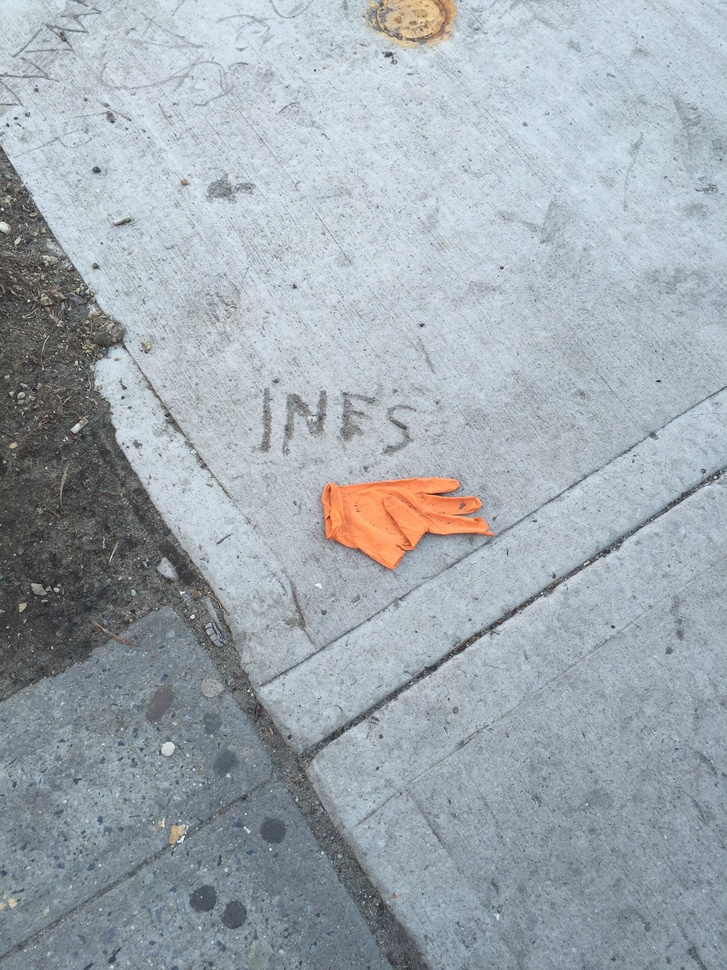
#> input picture Project3/im_sidewalk.jpg, 727 x 970 px, shrunk from 2448 x 3264 before the run
$ python michelle.py   (Python 2 division)
#> lines starting #> are read from the running program, lines starting #| are printed output that depends on the picture
from PIL import Image
from PIL import ImageFilter
from PIL import ImageEnhance
from math import floor

im = Image.open("im_sidewalk.jpg")
#> im is the input picture: PIL image 727x970 RGB; mean R, G, B 160.6, 168.9, 175.8
px = im.load()

for x in range(0,im.width):
    for y in range(0,im.height):
        # Retriev the Red, Green and Blue value of the pixel
        R = px[ floor(x/15), y ][0]
        G = px[ floor(x/10)*10, y ][1]
        B = px[ x, y ][2]

		# Do something amazing here to change R G and B!
	if G < 110:
		R = 200
		G = 180
		B = 145

	else:
		R = 10
		G = R
		B = 0


		# Now we use our new R G B values to update the pixel.
        px[x,y] = ( R, G, B )

im.show()
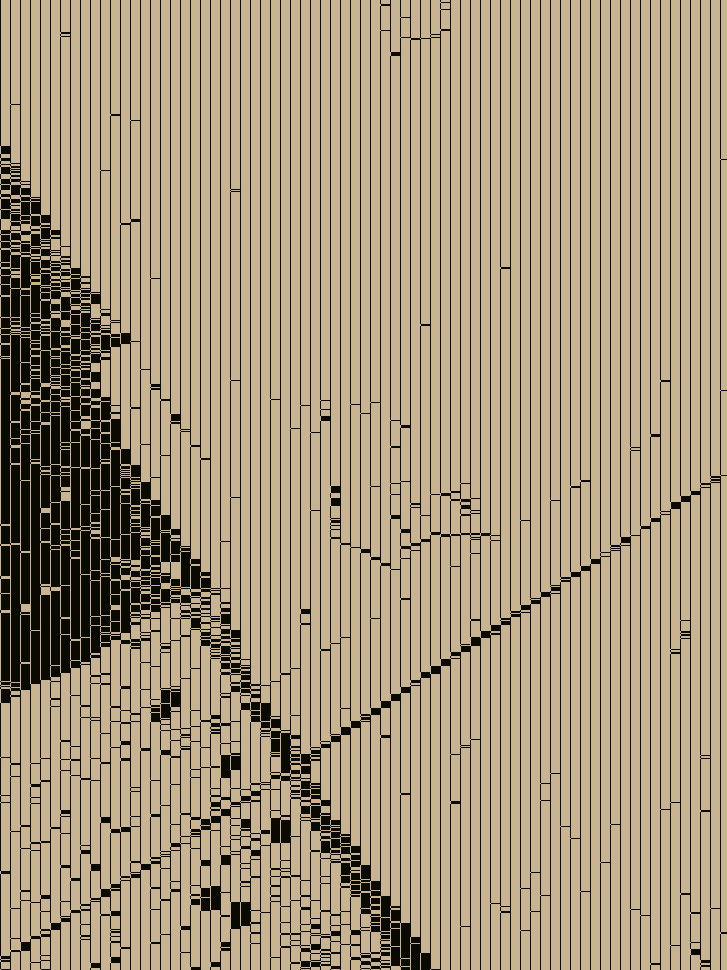
#> shown: PIL image 727x970 RGB; mean R, G, B 164.9, 148.6, 118.2

$ run again, with Project3/im_pancake.jpg copied over Project3/im_sidewalk.jpg
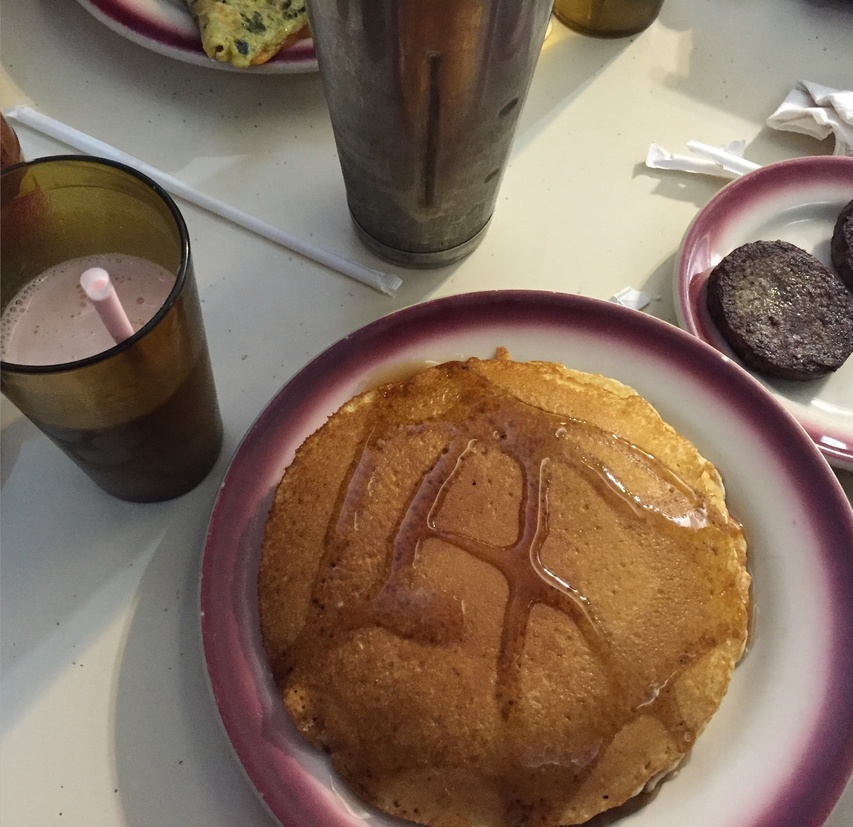
#> input picture Project3/im_pancake.jpg, 853 x 827 px, shrunk from 2524 x 2448 before the run
#> im is the input picture: PIL image 853x827 RGB; mean R, G, B 130.6, 108.5, 91.5
#> `im.show()`:
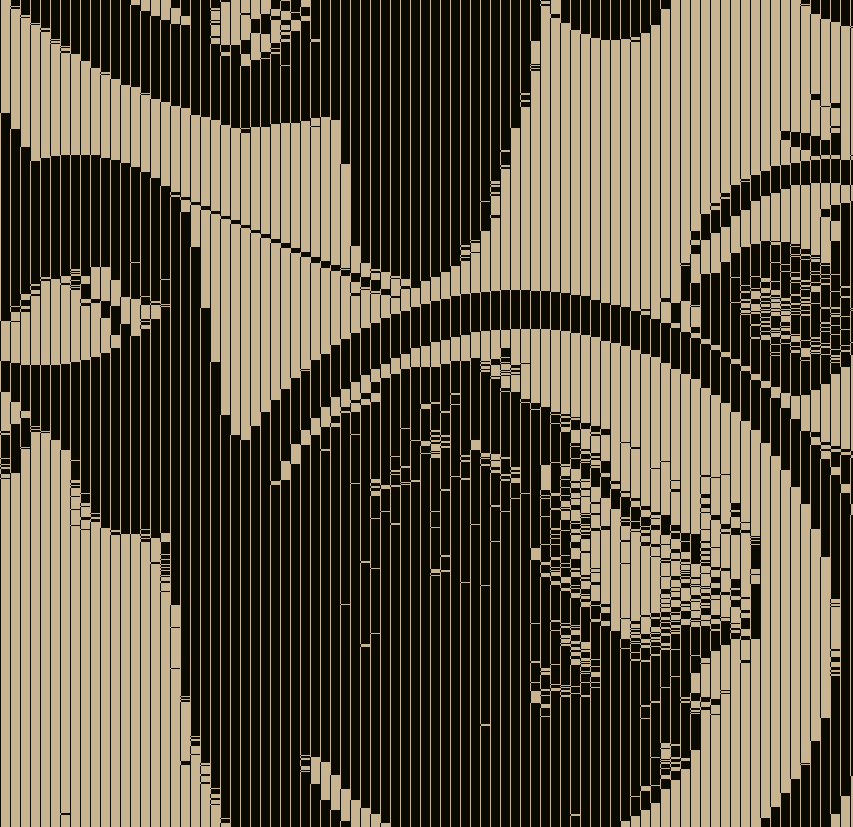
#> shown: PIL image 853x827 RGB; mean R, G, B 98.6, 89.3, 67.6
